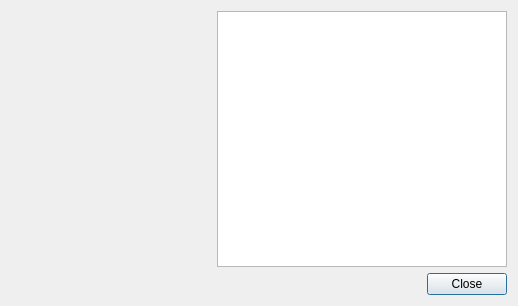
<?xml version="1.0" encoding="UTF-8"?>
<ui version="4.0">
 <class>Dialog</class>
 <widget class="QDialog" name="Dialog">
  <property name="geometry">
   <rect>
    <x>0</x>
    <y>0</y>
    <width>518</width>
    <height>306</height>
   </rect>
  </property>
  <property name="windowTitle">
   <string>About Crayfish</string>
  </property>
  <layout class="QGridLayout" name="gridLayout">
   <item row="0" column="0">
    <layout class="QHBoxLayout" name="horizontalLayout">
     <item>
      <layout class="QVBoxLayout" name="verticalLayout">
       <item>
        <widget class="QLabel" name="crayfishIconLabel">
         <property name="sizePolicy">
          <sizepolicy hsizetype="Fixed" vsizetype="Fixed">
           <horstretch>0</horstretch>
           <verstretch>0</verstretch>
          </sizepolicy>
         </property>
         <property name="minimumSize">
          <size>
           <width>128</width>
           <height>128</height>
          </size>
         </property>
         <property name="text">
          <string/>
         </property>
        </widget>
       </item>
       <item>
        <spacer name="verticalSpacer">
         <property name="orientation">
          <enum>Qt::Vertical</enum>
         </property>
         <property name="sizeHint" stdset="0">
          <size>
           <width>20</width>
           <height>40</height>
          </size>
         </property>
        </spacer>
       </item>
       <item>
        <widget class="QLabel" name="lutraLogoLabel">
         <property name="sizePolicy">
          <sizepolicy hsizetype="Fixed" vsizetype="Fixed">
           <horstretch>0</horstretch>
           <verstretch>0</verstretch>
          </sizepolicy>
         </property>
         <property name="minimumSize">
          <size>
           <width>200</width>
           <height>69</height>
          </size>
         </property>
         <property name="text">
          <string/>
         </property>
        </widget>
       </item>
      </layout>
     </item>
     <item>
      <widget class="QTextBrowser" name="aboutBrowser">
       <property name="acceptRichText">
        <bool>false</bool>
       </property>
       <property name="textInteractionFlags">
        <set>Qt::LinksAccessibleByKeyboard|Qt::LinksAccessibleByMouse|Qt::TextBrowserInteraction|Qt::TextSelectableByKeyboard|Qt::TextSelectableByMouse</set>
       </property>
       <property name="openExternalLinks">
        <bool>true</bool>
       </property>
       <property name="openLinks">
        <bool>true</bool>
       </property>
      </widget>
     </item>
    </layout>
   </item>
   <item row="1" column="0">
    <widget class="QDialogButtonBox" name="buttonBox">
     <property name="orientation">
      <enum>Qt::Horizontal</enum>
     </property>
     <property name="standardButtons">
      <set>QDialogButtonBox::Close</set>
     </property>
    </widget>
   </item>
  </layout>
 </widget>
 <resources/>
 <connections>
  <connection>
   <sender>buttonBox</sender>
   <signal>rejected()</signal>
   <receiver>Dialog</receiver>
   <slot>close()</slot>
   <hints>
    <hint type="sourcelabel">
     <x>295</x>
     <y>284</y>
    </hint>
    <hint type="destinationlabel">
     <x>286</x>
     <y>274</y>
    </hint>
   </hints>
  </connection>
 </connections>
</ui>
